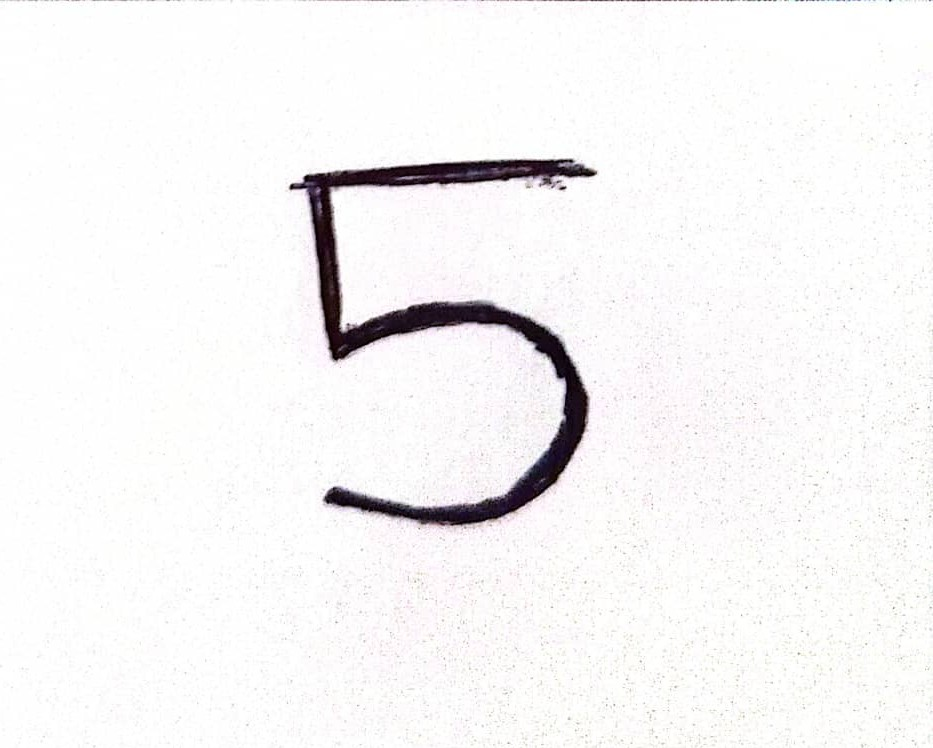
#> input picture images/my_digit_5.jpg, 933 x 748 px; its folder holds only this picture in this run
$ python -i prediction.py   (imports and definitions only)
#> lines starting #> are read from the running program, lines starting #| are printed output that depends on the picture; after the words box and inside, x2 and y2 are one past the last pixel; in counts of white or black regions, pixels touching at a corner belong together
"""پیش‌بینی رقم دست‌نویس از روی تصاویر.

پیش‌پردازش تصویر از اسکریپت اصلی checkHandriteNum.py منتقل شده است؛
مراحل پردازش و روش پیش‌بینی دقیقاً مثل قبل حفظ شده‌اند.
"""

from pathlib import Path

import numpy as np
import cv2

PROJECT_ROOT = Path(__file__).resolve().parent.parent
IMAGES_DIR = PROJECT_ROOT / "images"
MODELS_DIR = PROJECT_ROOT / "models"

# فرمت‌های تصویری پشتیبانی‌شده
SUPPORTED_EXTENSIONS = {".png", ".jpg", ".jpeg", ".bmp"}

# مدل‌های آموزش‌دیده‌ای که این اپلیکیشن می‌تواند برای پیش‌بینی استفاده کند
KNOWN_MODELS = [
    ("MLP (baseline)", MODELS_DIR / "mnist_model.h5"),
    ("CNN", MODELS_DIR / "my_model.h5"),
    ("CNN (variant 2)", MODELS_DIR / "my_model_2.h5"),
]


# [15 lines left out: functions available_models, list_images, not called in this run]


def preprocess_digit_image(image_path):
    """پیش‌پردازش یک تصویر: حذف نویز، معکوس کردن در صورت نیاز، آستانه‌گذاری،
    برش با کانتور و وسط‌چین کردن عدد روی بوم ۲۸x۲۸"""
#> called with image_path = '../images/my_digit_5.jpg'

    # خواندن تصویر سیاه و سفید
    image = cv2.imread(str(image_path), cv2.IMREAD_GRAYSCALE)
#> image: shape (748, 933); min 0, max 255, mean 244.9
    if image is None:
        raise ValueError("could not read image")

    # اعمال فیلتر بلور برای کاهش نویز
    image = cv2.GaussianBlur(image, (5, 5), 0)

    # معکوس کردن رنگ در صورت نیاز (پس‌زمینه‌ی روشن)
    if np.mean(image) > 127:
        image = cv2.bitwise_not(image)
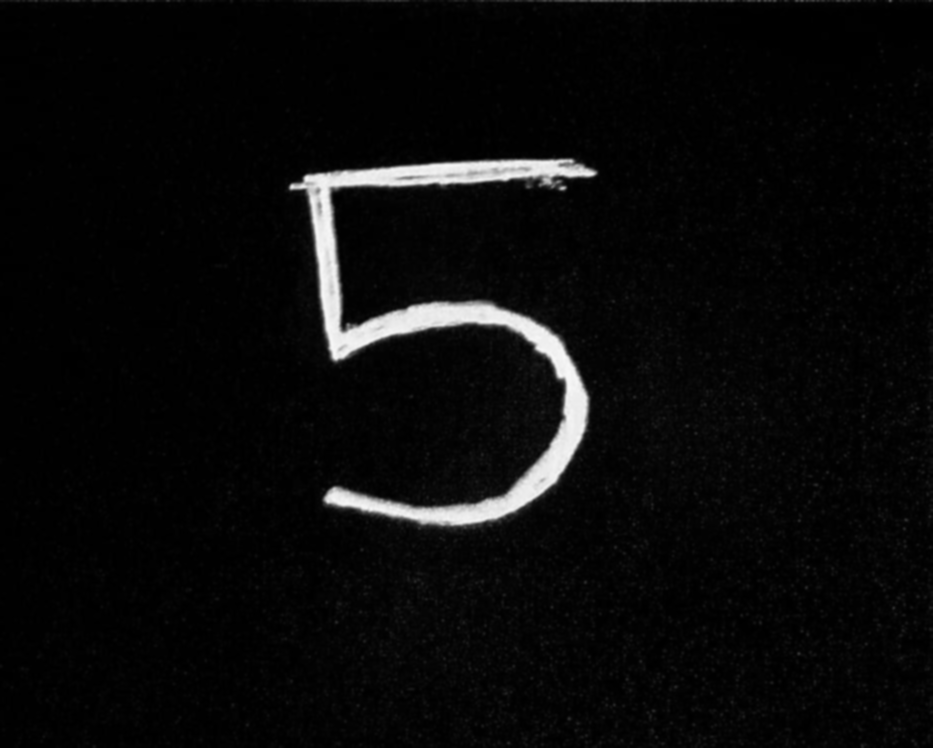
#> image: shape (748, 933); min 0, max 249, mean 10.1

    # آستانه‌گذاری برای جلوگیری از رنگ‌های طوسی
    _, image = cv2.threshold(image, 120, 255, cv2.THRESH_BINARY)
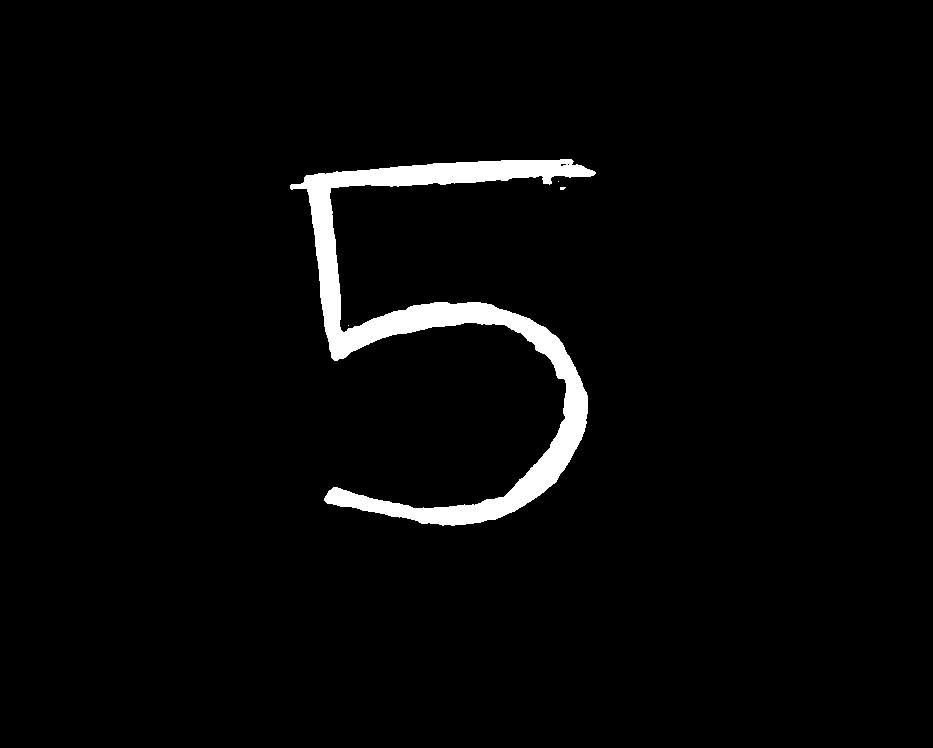
#> image: shape (748, 933); 3% white; 4 white regions (3 under 20 px)

    # پیدا کردن کانتورها
    contours, _ = cv2.findContours(image, cv2.RETR_EXTERNAL, cv2.CHAIN_APPROX_SIMPLE)
#> contours = 4 contours, 3 with area under 20; largest, box (x1, y1, x2, y2) and area: (290, 159, 596, 526) 19587

    if not contours:
        raise ValueError("no digit contour found in the image")

    # از بزرگترین کانتور استفاده می‌کنیم و آن را برش می‌دهیم
    contour = max(contours, key=cv2.contourArea)
#> contour = contour of 793 points, box (x1, y1, x2, y2) (290, 159, 596, 526), area 19587
    x, y, w, h = cv2.boundingRect(contour)
#> x = 290; y = 159; w = 306; h = 367
    image_cropped = image[y:y + h, x:x + w]
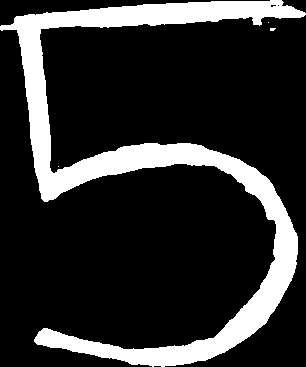
#> image_cropped: shape (367, 306); 18.4% white; 4 white regions (3 under 20 px), largest, box (x1, y1, x2, y2) and area: (0, 0, 306, 367) 20615

    # تغییر اندازه به ۲۸x۲۸ با حفظ نسبت ابعاد
    aspect_ratio = w / h
#> aspect_ratio = 0.834
    if aspect_ratio > 1:  # اگر تصویر عریض‌تر است
        new_w = 20
        new_h = int(20 / aspect_ratio)
    else:  # اگر تصویر بلندتر است
        new_h = 20
        new_w = int(20 * aspect_ratio)
#> new_w = 16

    image_resized = cv2.resize(image_cropped, (new_w, new_h), interpolation=cv2.INTER_AREA)

    # ایجاد تصویر ۲۸x۲۸ و وسط‌چین کردن عدد
    image_padded = np.zeros((28, 28), dtype=np.uint8)
    x_offset = (28 - new_w) // 2
#> x_offset = 6
    y_offset = (28 - new_h) // 2
    image_padded[y_offset:y_offset + new_h, x_offset:x_offset + new_w] = image_resized
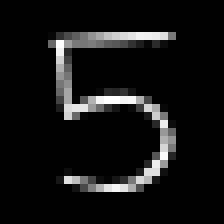
#> image_padded: shape (28, 28) (shown 8 times larger); min 0, max 255, mean 19.1

    # نرمال‌سازی تصویر
    image_final = image_padded / 255.0
    image_final = image_final.reshape(1, 28, 28)

    return image_final


# [44 lines left out: functions predict_digit, predict_images, not called in this run]

>>> result = preprocess_digit_image('../images/my_digit_5.jpg')

$ run again, on images/my_digit_6.jpg
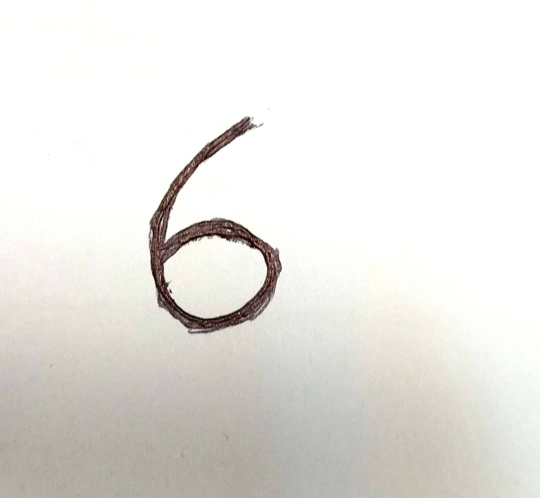
#> input picture images/my_digit_6.jpg, 1080 x 995 px (shown at 1/2 size)
#> in preprocess_digit_image, `_, image = cv2.threshold(image, 120, 255, cv2.THRESH_BINARY)`:
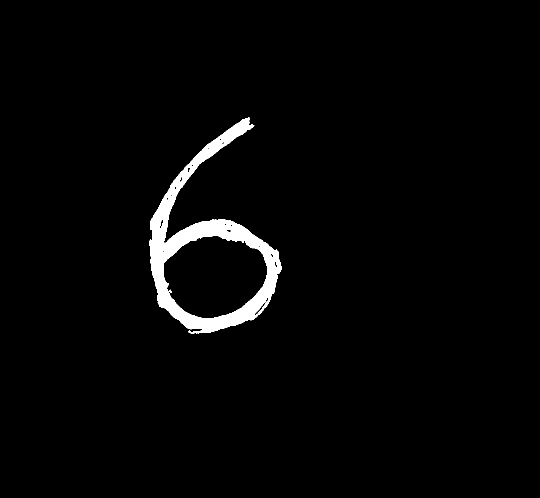
#> image: shape (995, 1080) (shown at 1/2 size); 2.4% white; 2 white regions
#> contours = 1 contour; box (x1, y1, x2, y2) and area: (299, 235, 563, 667) 51040
#> contour = contour of 703 points, box (x1, y1, x2, y2) (299, 235, 563, 667), area 51040
#> x = 299; y = 235; w = 264; h = 432
#> image_cropped: shape (432, 264); 22.4% white; 2 white regions, box (x1, y1, x2, y2) and area: (0, 0, 264, 432) 25569, (40, 344, 44, 351) 20
#> aspect_ratio = 0.611
#> new_w = 12
#> x_offset = 8
#> in preprocess_digit_image, `image_padded[y_offset:y_offset + new_h, x_offset:x_offset + new_w] = i..`:
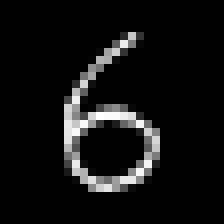
#> image_padded: shape (28, 28) (shown 8 times larger); min 0, max 255, mean 17.5
